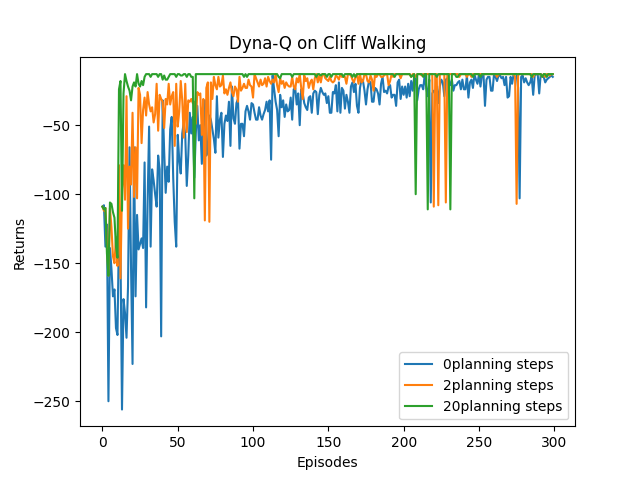

Generate this figure with Python:
import matplotlib.pyplot as plt
import numpy as np
from tqdm import tqdm
import random
import time

from cliffwalking import CliffWalkingEnv



#---------------------------------------------------------------------------------------
# Dyna-Q算法
#---------------------------------------------------------------------------------------
class DynaQ:
    def __init__(self, ncol, nrow, epsilon, alpha, gamma, n_planning, n_action=4):
        self.Q_table = np.zeros([nrow * ncol, n_action])        # 初始化Q(s,a)表格
        self.epsilon = epsilon                                  # epsilon-贪婪策略中的参数
        self.alpha = alpha                                      # 学习率
        self.gamma = gamma                                      # 折扣因子
        self.n_planning = n_planning                            # 执行 Q-planning 的次数
        self.n_action = n_action                                # 动作个数

        self.model = dict()                                     # 环境模型

    # epsilon-贪婪算法
    def take_action(self, state):                               # 选取下一步的操作,具体实现为epsilon-贪婪
        if np.random.random() < self.epsilon:                   # 小于epsilon值
            action = np.random.randint(self.n_action)           # 随机采样1个动作
        else:                                                   # 否则
            action = np.argmax(self.Q_table[state])             # 使用动作价值最大的那个动作
        return action                                           # 返回动作

    # Q-learning算法的TD计算
    def q_learning(self, s0, a0, r, s1):
        td_error = r + self.gamma * self.Q_table[s1].max() - self.Q_table[s0, a0]
        self.Q_table[s0, a0] += self.alpha * td_error

    # 单步策略更新
    def update(self, s0, a0, r, s1):
        self.q_learning(s0, a0, r, s1)                          # 智能体与真实环境交互
        self.model[(s0, a0)] = r, s1                            # 将数据添加到模型中
        for _ in range(self.n_planning):                        # Q-planning循环
            (s, a), (r, s_) = random.choice(list(self.model.items()))   # 随机选择曾经遇到过的状态动作对
            self.q_learning(s, a, r, s_)                        # 智能体与环境模型交互



#---------------------------------------------------------------------------------------
# 离策略训练智能体
#---------------------------------------------------------------------------------------
def train_off_policy_agent(env, agent, num_episodes):
    return_list = []                                        # 记录每1条序列的回报
    for i in range(10):                                     # 显示10个进度条
        with tqdm(total=int(num_episodes / 10), desc='Iteration %d' % i) as pbar:         # tqdm的进度条功能
            for i_episode in range(int(num_episodes / 10)): # 每个进度条的序列数
                episode_return = 0                          # 单条轨迹的回报值
                state = env.reset()                         # 重置环境
                done = False
                while not done:                             # 本次轨迹未结束
                    action = agent.take_action(state)       # 根据当前状态选择动作
                    next_state, reward, done = env.step(action) # 执行动作后返回环境状态等信息
                    agent.update(state, action, reward, next_state)    # 计算本状态的价值
                    episode_return += reward                # 累加本动作奖励至本轨迹回报
                    state = next_state
                return_list.append(episode_return)          # 插入本轨迹的回报值
                if (i_episode + 1) % 10 == 0:               # 每10条序列打印一下这10条序列的平均回报
                    pbar.set_postfix({'episode':'%d' % (int(num_episodes / 10) * i + i_episode + 1), 
                        'return':'%.3f' % np.mean(return_list[-10:])})
                pbar.update(1)
    return return_list                                      # 返回: 每条序列的回报



#---------------------------------------------------------------------------------------
# 主函数
#---------------------------------------------------------------------------------------
def main():
    np.random.seed(0)
    random.seed(0)
    
    n_planning_list = [0, 2, 20]
    for n_planning in n_planning_list:
        time.sleep(0.5)
        print('Q-learning步数为:%d' %n_planning)

        env = CliffWalkingEnv(12, 4)
        epsilon = 0.01
        alpha = 0.1
        gamma = 0.9
        agent = DynaQ(12, 4, epsilon, alpha, gamma, n_planning)
        
        num_episodes = 300                                      # 智能体在环境中运行多少条序列
        return_list = train_off_policy_agent(env, agent, num_episodes)

        episodes_list = list(range(len(return_list)))
        plt.plot(episodes_list, return_list, label=str(n_planning) + 'planning steps')
    
    plt.legend()
    plt.xlabel('Episodes')
    plt.ylabel('Returns')
    plt.title('Dyna-Q on {}'.format('Cliff Walking'))
    plt.show()



if __name__ == "__main__":
    main()
